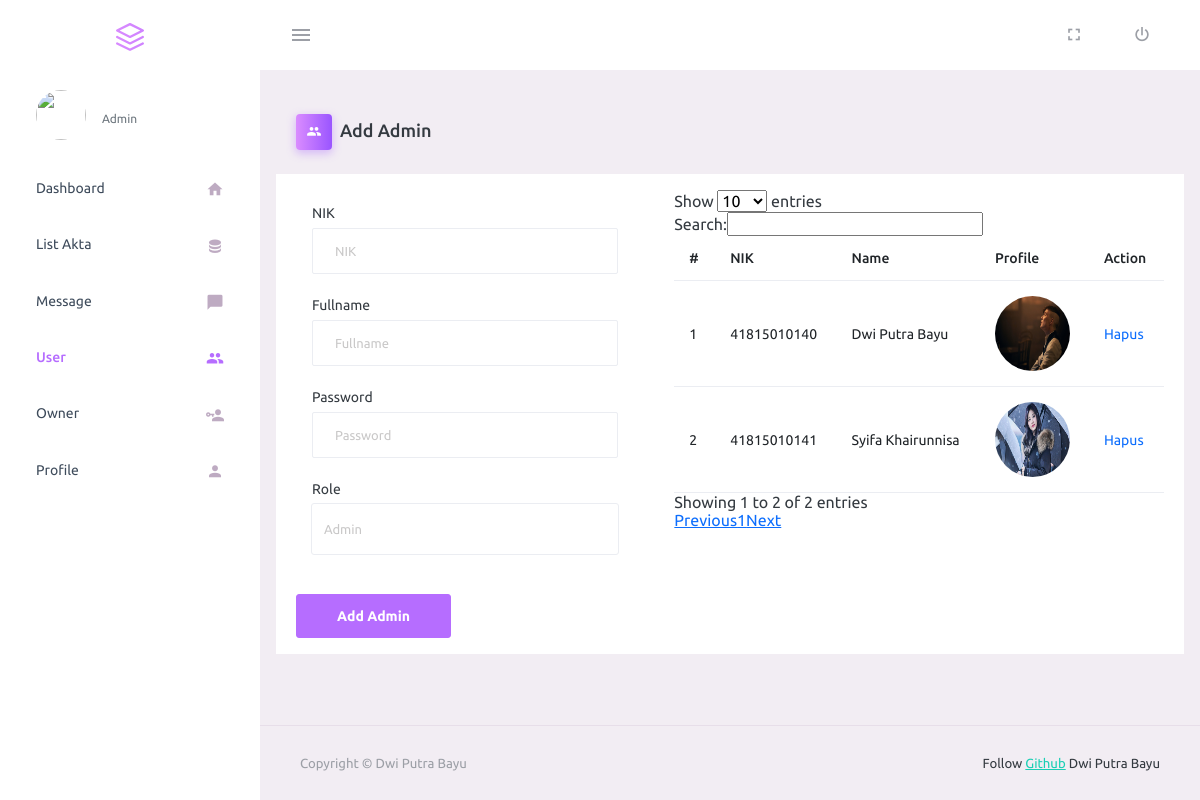
The page /owner/user.php (signed in) on the database its author committed.
### tables this page shows
CREATE TABLE `user` (
  `id` int(11) NOT NULL,
  `nik` varchar(255) NOT NULL,
  `password` varchar(255) NOT NULL,
  `fullname` varchar(255) NOT NULL,
  `user_profile` text NOT NULL,
  `role` varchar(25) NOT NULL
);

### owner/user.php (the view, shortened to what this page needs)
<?php
require "function.php";
?>
<!DOCTYPE html>
<html lang="en">
<?php require "partials/head.php" ?>
<body>
    <div class="container-scroller">
        <?php require "partials/navbar.php" ?>
        <div class="container-fluid page-body-wrapper">
            <?php require "partials/sidebar.php" ?>
            <div class="main-panel">
                <div class="content-wrapper">
                    <div class="page-header">
                        <h3 class="page-title">
                            <span class="page-title-icon bg-gradient-primary text-white me-2">
                                <i class="mdi mdi-account-multiple"></i>
                            </span>Add Admin
                        </h3>
                    </div>
                    <div class="row d-flex justify-content-between bg-white">
                        <div class="col-md-5 py-3">
                            <form role="form" action="" method="POST">
                                <div class="card-body">
                                    <div class="form-group">
                                        <label>NIK</label>
                                        <input type="text" class="form-control" name="nik" placeholder="NIK">
                                    </div>
                                    <div class="form-group">
                                        <label>Fullname</label>
                                        <input type="text" class="form-control" name="fullname" placeholder="Fullname">
                                    </div>
                                    <div class="form-group">
                                        <label>Password</label>
                                        <input type="password" class="form-control" name="password"
                                            placeholder="Password">
                                    </div>
                                    <div class="form-group">
                                        <label for="role">Role</label>
                                        <select class="form-control" style="height: 50px;" id="role" name="role">
                                            <option>Admin</option>
                                        </select>
                                    </div>
                                </div>
                                <button type="submit" name="submit" class="btn btn-primary">Add
                                    Admin</button>
                            </form>
                        </div>
                        <div class="col-md-7 py-3">
                            <table class="table table-hover" id="example">
                                <thead>
                                    <tr>
                                        <th scope="col">#</th>
                                        <th scope="col">NIK</th>
                                        <th scope="col">Name</th>
                                        <th scope="col">Profile</th>
                                        <th scope="col">Action</th>
                                    </tr>
                                </thead>
                                <tbody>
                                    <?php
                                    $q = "SELECT * FROM user";
                                    $r = mysqli_query($db,$q);
                                    $c = 1;
                                    while ($user = mysqli_fetch_array($r)) {
                                    ?>
                                    <tr style="width: fit-content;">
                                        <td><?= $c ?></td>
                                        <td><?= $user['nik'] ?></td>
                                        <td><?= $user['fullname'] ?></td>
                                        <td><img style="height: 75px; width:75px;"
                                                src="../assets/img/<?= $user['user_profile'] ?>">
                                        </td>
                                        <td>
                                            <a class="text-decoration-none" href="delete-admin.php?id=<?= $user["id"]; ?>"
                                                onclick="return confirm('Are you sure?');">Hapus</a>
                                        </td>
                                    </tr>
                                    <?php
                                    $c++;
                                    }
                                    ?>
                                </tbody>
                            </table>
                        </div>
                    </div>
                </div>
                <?php require "partials/footer.php" ?>
            </div>
        </div>
    </div>
</body>
</html>

### rows shown on the page
user: nik "41815010140", fullname "Dwi Putra Bayu", user_profile (picture)
user: nik "41815010141", fullname "Syifa Khairunnisa", user_profile (picture)

### other values the page prints
$_SESSION['role'] "Admin"
